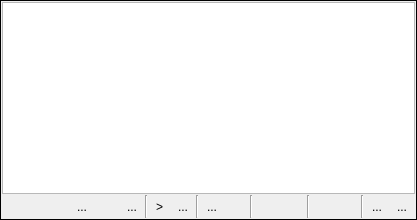
       <widget class="QFrame" name="frameOut">
        <property name="sizePolicy">
         <sizepolicy hsizetype="Expanding" vsizetype="Preferred">
          <horstretch>0</horstretch>
          <verstretch>0</verstretch>
         </sizepolicy>
        </property>
        <property name="frameShape">
         <enum>QFrame::Box</enum>
        </property>
        <property name="frameShadow">
         <enum>QFrame::Plain</enum>
        </property>
        <layout class="QGridLayout" name="gridLayout_3">
         <property name="leftMargin">
          <number>1</number>
         </property>
         <property name="topMargin">
          <number>1</number>
         </property>
         <property name="rightMargin">
          <number>1</number>
         </property>
         <property name="bottomMargin">
          <number>1</number>
         </property>
         <property name="spacing">
          <number>1</number>
         </property>
         <item row="14" column="20">
          <widget class="Line" name="line_12">
           <property name="orientation">
            <enum>Qt::Vertical</enum>
           </property>
          </widget>
         </item>
         <item row="14" column="16">
          <widget class="QToolButton" name="toolHelp">
           <property name="cursor">
            <cursorShape>PointingHandCursor</cursorShape>
           </property>
           <property name="focusPolicy">
            <enum>Qt::NoFocus</enum>
           </property>
           <property name="toolTip">
            <string>&lt;html&gt;&lt;head/&gt;&lt;body&gt;&lt;p&gt;[ Help &lt;span style=&quot; vertical-align:sub;&quot;&gt;F1&lt;/span&gt; ]&lt;/p&gt;&lt;/body&gt;&lt;/html&gt;</string>
           </property>
           <property name="text">
            <string/>
           </property>
           <property name="icon">
            <iconset resource="qnmui.qrc">
             <normaloff>:/res/help-26.png</normaloff>:/res/help-26.png</iconset>
           </property>
           <property name="iconSize">
            <size>
             <width>16</width>
             <height>16</height>
            </size>
           </property>
           <property name="shortcut">
            <string>F1</string>
           </property>
           <property name="autoRaise">
            <bool>true</bool>
           </property>
          </widget>
         </item>
         <item row="14" column="21">
          <widget class="QToolButton" name="toolSaveOutAs">
           <property name="cursor">
            <cursorShape>PointingHandCursor</cursorShape>
           </property>
           <property name="focusPolicy">
            <enum>Qt::NoFocus</enum>
           </property>
           <property name="toolTip">
            <string>[ Save As... ]</string>
           </property>
           <property name="text">
            <string/>
           </property>
           <property name="icon">
            <iconset resource="qnmui.qrc">
             <normaloff>:/res/save_as-26.png</normaloff>:/res/save_as-26.png</iconset>
           </property>
           <property name="iconSize">
            <size>
             <width>16</width>
             <height>16</height>
            </size>
           </property>
           <property name="autoRaise">
            <bool>true</bool>
           </property>
          </widget>
         </item>
         <item row="14" column="4">
          <widget class="QToolButton" name="toolKeyPad">
           <property name="cursor">
            <cursorShape>PointingHandCursor</cursorShape>
           </property>
           <property name="focusPolicy">
            <enum>Qt::NoFocus</enum>
           </property>
           <property name="toolTip">
            <string>&lt;html&gt;&lt;head/&gt;&lt;body&gt;&lt;p&gt;[ Keypad &lt;span style=&quot; vertical-align:sub;&quot;&gt;CTRL+K&lt;/span&gt; ]&lt;/p&gt;&lt;/body&gt;&lt;/html&gt;</string>
           </property>
           <property name="layoutDirection">
            <enum>Qt::LeftToRight</enum>
           </property>
           <property name="text">
            <string/>
           </property>
           <property name="icon">
            <iconset resource="qnmui.qrc">
             <normaloff>:/res/calculator-26.png</normaloff>:/res/calculator-26.png</iconset>
           </property>
           <property name="iconSize">
            <size>
             <width>16</width>
             <height>16</height>
            </size>
           </property>
           <property name="shortcut">
            <string>Ctrl+K</string>
           </property>
           <property name="checkable">
            <bool>true</bool>
           </property>
           <property name="autoRaise">
            <bool>true</bool>
           </property>
          </widget>
         </item>
         <item row="14" column="8">
          <widget class="Line" name="line_9">
           <property name="orientation">
            <enum>Qt::Vertical</enum>
           </property>
          </widget>
         </item>
         <item row="14" column="22">
          <widget class="QToolButton" name="toolLoadOut">
           <property name="cursor">
            <cursorShape>PointingHandCursor</cursorShape>
           </property>
           <property name="focusPolicy">
            <enum>Qt::NoFocus</enum>
           </property>
           <property name="toolTip">
            <string>[ Open ]</string>
           </property>
           <property name="text">
            <string/>
           </property>
           <property name="icon">
            <iconset resource="qnmui.qrc">
             <normaloff>:/res/folder-26.png</normaloff>:/res/folder-26.png</iconset>
           </property>
           <property name="iconSize">
            <size>
             <width>16</width>
             <height>16</height>
            </size>
           </property>
           <property name="autoRaise">
            <bool>true</bool>
           </property>
          </widget>
         </item>
         <item row="14" column="6">
          <widget class="QToolButton" name="toolMultiExp">
           <property name="cursor">
            <cursorShape>PointingHandCursor</cursorShape>
           </property>
           <property name="focusPolicy">
            <enum>Qt::NoFocus</enum>
           </property>
           <property name="toolTip">
            <string>&lt;html&gt;&lt;head/&gt;&lt;body&gt;&lt;p&gt;[ MultiLine Expression &lt;span style=&quot; vertical-align:sub;&quot;&gt;F2&lt;/span&gt; ]&lt;/p&gt;&lt;/body&gt;&lt;/html&gt;</string>
           </property>
           <property name="text">
            <string/>
           </property>
           <property name="icon">
            <iconset resource="qnmui.qrc">
             <normaloff>:/res/left-26.png</normaloff>:/res/left-26.png</iconset>
           </property>
           <property name="iconSize">
            <size>
             <width>16</width>
             <height>16</height>
            </size>
           </property>
           <property name="shortcut">
            <string>F2</string>
           </property>
           <property name="checkable">
            <bool>true</bool>
           </property>
           <property name="autoRaise">
            <bool>true</bool>
           </property>
          </widget>
         </item>
         <item row="14" column="9">
          <widget class="QToolButton" name="toolConf">
           <property name="cursor">
            <cursorShape>PointingHandCursor</cursorShape>
           </property>
           <property name="focusPolicy">
            <enum>Qt::NoFocus</enum>
           </property>
           <property name="toolTip">
            <string>[ Settings ]</string>
           </property>
           <property name="text">
            <string>&gt;</string>
           </property>
           <property name="icon">
            <iconset resource="qnmui.qrc">
             <normaloff>:/res/settings2-26.png</normaloff>:/res/settings2-26.png</iconset>
           </property>
           <property name="iconSize">
            <size>
             <width>16</width>
             <height>16</height>
            </size>
           </property>
           <property name="autoRaise">
            <bool>true</bool>
           </property>
          </widget>
         </item>
         <item row="14" column="1">
          <spacer name="horizontalSpacer_3">
           <property name="orientation">
            <enum>Qt::Horizontal</enum>
           </property>
           <property name="sizeHint" stdset="0">
            <size>
             <width>40</width>
             <height>20</height>
            </size>
           </property>
          </spacer>
         </item>
         <item row="14" column="14">
          <widget class="Line" name="line_11">
           <property name="orientation">
            <enum>Qt::Vertical</enum>
           </property>
          </widget>
         </item>
         <item row="14" column="13">
          <widget class="QToolButton" name="toolClear">
           <property name="cursor">
            <cursorShape>PointingHandCursor</cursorShape>
           </property>
           <property name="focusPolicy">
            <enum>Qt::NoFocus</enum>
           </property>
           <property name="toolTip">
            <string>[ Clear ]</string>
           </property>
           <property name="text">
            <string/>
           </property>
           <property name="icon">
            <iconset resource="qnmui.qrc">
             <normaloff>:/res/roller_brush-26.png</normaloff>:/res/roller_brush-26.png</iconset>
           </property>
           <property name="iconSize">
            <size>
             <width>16</width>
             <height>16</height>
            </size>
           </property>
           <property name="autoRaise">
            <bool>true</bool>
           </property>
          </widget>
         </item>
         <item row="14" column="10">
          <widget class="QToolButton" name="toolMode">
           <property name="cursor">
            <cursorShape>PointingHandCursor</cursorShape>
           </property>
           <property name="focusPolicy">
            <enum>Qt::NoFocus</enum>
           </property>
           <property name="toolTip">
            <string>&lt;html&gt;&lt;head/&gt;&lt;body&gt;&lt;p&gt;[ Mode &lt;span style=&quot; vertical-align:sub;&quot;&gt;CTRL+M&lt;/span&gt; ]&lt;/p&gt;&lt;/body&gt;&lt;/html&gt;</string>
           </property>
           <property name="text">
            <string>...</string>
           </property>
           <property name="icon">
            <iconset resource="qnmui.qrc">
             <normaloff>:/res/repeat-26.png</normaloff>:/res/repeat-26.png</iconset>
           </property>
           <property name="iconSize">
            <size>
             <width>16</width>
             <height>16</height>
            </size>
           </property>
           <property name="shortcut">
            <string>Ctrl+M</string>
           </property>
           <property name="autoRaise">
            <bool>true</bool>
           </property>
          </widget>
         </item>
         <item row="14" column="23">
          <widget class="Line" name="line_13">
           <property name="orientation">
            <enum>Qt::Vertical</enum>
           </property>
          </widget>
         </item>
         <item row="14" column="11">
          <widget class="Line" name="line_10">
           <property name="orientation">
            <enum>Qt::Vertical</enum>
           </property>
          </widget>
         </item>
         <item row="14" column="5">
          <widget class="QToolButton" name="toolAEdit">
           <property name="cursor">
            <cursorShape>PointingHandCursor</cursorShape>
           </property>
           <property name="focusPolicy">
            <enum>Qt::NoFocus</enum>
           </property>
           <property name="toolTip">
            <string>[ Array Edit (x) ]</string>
           </property>
           <property name="text">
            <string>...</string>
           </property>
           <property name="icon">
            <iconset resource="qnmui.qrc">
             <normaloff>:/res/grid-26.png</normaloff>:/res/grid-26.png</iconset>
           </property>
           <property name="autoRaise">
            <bool>true</bool>
           </property>
          </widget>
         </item>
         <item row="14" column="7">
          <widget class="QToolButton" name="toolPlot">
           <property name="cursor">
            <cursorShape>PointingHandCursor</cursorShape>
           </property>
           <property name="focusPolicy">
            <enum>Qt::NoFocus</enum>
           </property>
           <property name="toolTip">
            <string>[ Plot (x,y) ]</string>
           </property>
           <property name="text">
            <string>...</string>
           </property>
           <property name="icon">
            <iconset resource="qnmui.qrc">
             <normaloff>:/res/statistics-26.png</normaloff>:/res/statistics-26.png</iconset>
           </property>
           <property name="autoRaise">
            <bool>true</bool>
           </property>
          </widget>
         </item>
         <item row="14" column="17">
          <widget class="QToolButton" name="toolHtmlHelp">
           <property name="cursor">
            <cursorShape>WhatsThisCursor</cursorShape>
           </property>
           <property name="focusPolicy">
            <enum>Qt::NoFocus</enum>
           </property>
           <property name="toolTip">
            <string>&lt;html&gt;&lt;head/&gt;&lt;body&gt;&lt;p&gt;[ Guide &lt;span style=&quot; vertical-align:sub;&quot;&gt;F11&lt;/span&gt; ]&lt;/p&gt;&lt;/body&gt;&lt;/html&gt;</string>
           </property>
           <property name="text">
            <string/>
           </property>
           <property name="icon">
            <iconset resource="qnmui.qrc">
             <normaloff>:/res/about-26.png</normaloff>:/res/about-26.png</iconset>
           </property>
           <property name="iconSize">
            <size>
             <width>16</width>
             <height>16</height>
            </size>
           </property>
           <property name="shortcut">
            <string>F11</string>
           </property>
           <property name="autoRaise">
            <bool>true</bool>
           </property>
          </widget>
         </item>
         <item row="14" column="25">
          <widget class="QToolButton" name="toolLoadStat">
           <property name="cursor">
            <cursorShape>PointingHandCursor</cursorShape>
           </property>
           <property name="focusPolicy">
            <enum>Qt::NoFocus</enum>
           </property>
           <property name="toolTip">
            <string>[ Restore State ]</string>
           </property>
           <property name="text">
            <string>...</string>
           </property>
           <property name="icon">
            <iconset resource="qnmui.qrc">
             <normaloff>:/res/recycle_sign-26.png</normaloff>:/res/recycle_sign-26.png</iconset>
           </property>
           <property name="autoRaise">
            <bool>true</bool>
           </property>
          </widget>
         </item>
         <item row="0" column="1" rowspan="14" colspan="26">
          <widget class="QTextEdit" name="textEdit">
           <property name="font">
            <font>
             <family>Terminal</family>
             <pointsize>10</pointsize>
            </font>
           </property>
           <property name="cursor" stdset="0">
            <cursorShape>IBeamCursor</cursorShape>
           </property>
           <property name="focusPolicy">
            <enum>Qt::ClickFocus</enum>
           </property>
           <property name="toolTip">
            <string>[ Output ]</string>
           </property>
           <property name="midLineWidth">
            <number>0</number>
           </property>
           <property name="tabChangesFocus">
            <bool>true</bool>
           </property>
           <property name="cursorWidth">
            <number>5</number>
           </property>
          </widget>
         </item>
         <item row="14" column="24">
          <widget class="QToolButton" name="toolSaveStat">
           <property name="enabled">
            <bool>true</bool>
           </property>
           <property name="cursor">
            <cursorShape>PointingHandCursor</cursorShape>
           </property>
           <property name="focusPolicy">
            <enum>Qt::NoFocus</enum>
           </property>
           <property name="toolTip">
            <string>[ Save State ]</string>
           </property>
           <property name="text">
            <string>...</string>
           </property>
           <property name="icon">
            <iconset resource="qnmui.qrc">
             <normaloff>:/res/snowflake.png</normaloff>:/res/snowflake.png</iconset>
           </property>
           <property name="autoRaise">
            <bool>true</bool>
           </property>
          </widget>
         </item>
         <item row="14" column="12">
          <widget class="QToolButton" name="toolCopy">
           <property name="cursor">
            <cursorShape>PointingHandCursor</cursorShape>
           </property>
           <property name="focusPolicy">
            <enum>Qt::NoFocus</enum>
           </property>
           <property name="toolTip">
            <string>[ Copy ]</string>
           </property>
           <property name="text">
            <string>...</string>
           </property>
           <property name="icon">
            <iconset resource="qnmui.qrc">
             <normaloff>:/res/cllipboard-26.png</normaloff>:/res/cllipboard-26.png</iconset>
           </property>
           <property name="iconSize">
            <size>
             <width>16</width>
             <height>16</height>
            </size>
           </property>
           <property name="autoRaise">
            <bool>true</bool>
           </property>
          </widget>
         </item>
        </layout>
       </widget>
